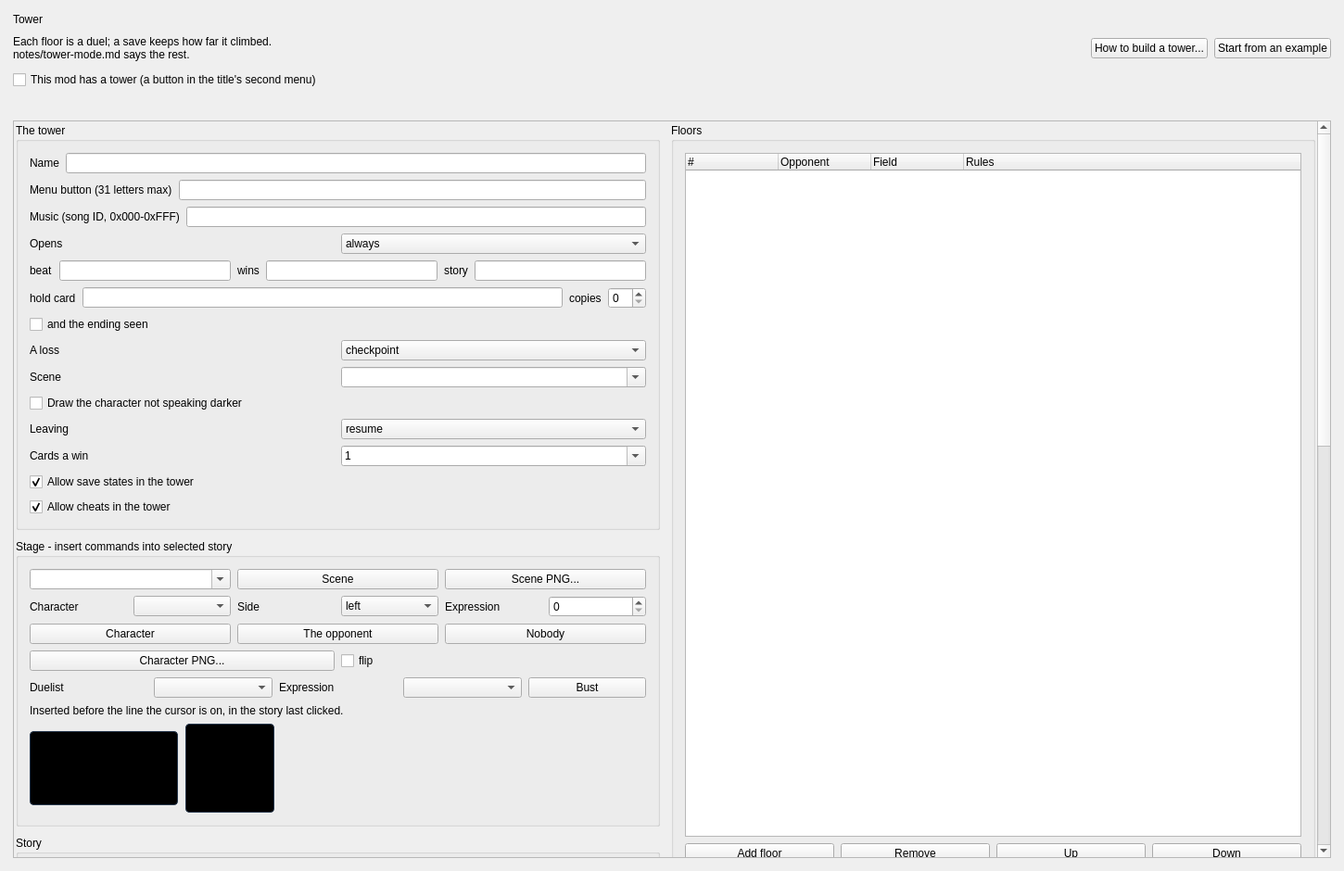
<?xml version="1.0" encoding="UTF-8"?>
<ui version="4.0">
  <class>WorkspacePage</class>
  <widget class="QWidget" name="WorkspacePage">
    <property name="windowTitle">
      <string>Tower</string>
    </property>
    <property name="geometry">
      <rect>
        <x>0</x>
        <y>0</y>
        <width>1450</width>
        <height>940</height>
      </rect>
    </property>
    <layout class="QVBoxLayout" name="mainLayout">
      <property name="leftMargin">
        <number>14</number>
      </property>
      <property name="topMargin">
        <number>14</number>
      </property>
      <property name="rightMargin">
        <number>14</number>
      </property>
      <property name="bottomMargin">
        <number>14</number>
      </property>
      <property name="spacing">
        <number>10</number>
      </property>
      <item>
        <widget class="QLabel" name="pageTitleLabel">
          <property name="text">
            <string>Tower</string>
          </property>
          <property name="objectName">
            <string>heading</string>
          </property>
        </widget>
      </item>
      <item>
        <widget class="QWidget" name="header">
          <layout class="QHBoxLayout" name="headerLayout">
            <property name="leftMargin"><number>0</number></property>
            <property name="topMargin"><number>0</number></property>
            <property name="rightMargin"><number>0</number></property>
            <property name="bottomMargin"><number>0</number></property>
            <property name="spacing"><number>7</number></property>
            <item>
              <widget class="QLabel" name="towerHintLabel">
                <property name="text">
                  <string>Each floor is a duel; a save keeps how far it climbed. notes/tower-mode.md says the rest.</string>
                </property>
                <property name="wordWrap"><bool>true</bool></property>
              </widget>
            </item>
            <item>
              <spacer name="headerSpacer">
                <property name="orientation"><enum>Qt::Horizontal</enum></property>
                <property name="sizeHint" stdset="0"><size><width>30</width><height>15</height></size></property>
              </spacer>
            </item>
            <item>
              <widget class="QPushButton" name="guideButton">
                <property name="text"><string>How to build a tower...</string></property>
              </widget>
            </item>
            <item>
              <widget class="QPushButton" name="exampleButton">
                <property name="text"><string>Start from an example</string></property>
                <property name="toolTip"><string>Fills in a small working tower of three floors (with stories, a reward and an unlock) to change as you like. It replaces the tower this mod has, after asking.</string></property>
              </widget>
            </item>
          </layout>
        </widget>
      </item>
      <item>
        <widget class="QCheckBox" name="towerEnabledCheck">
          <property name="text">
            <string>This mod has a tower (a button in the title's second menu)</string>
          </property>
        </widget>
      </item>
      <item>
        <widget class="QLabel" name="towerStatusLabel">
          <property name="text"><string/></property>
          <property name="wordWrap"><bool>true</bool></property>
        </widget>
      </item>
      <item>
        <widget class="QScrollArea" name="towerScrollArea">
          <property name="widgetResizable"><bool>true</bool></property>
          <property name="horizontalScrollBarPolicy"><enum>Qt::ScrollBarAlwaysOff</enum></property>
          <widget class="QWidget" name="towerScrollContent">
            <layout class="QHBoxLayout" name="towerColumnsLayout">
              <property name="leftMargin"><number>2</number></property>
              <property name="topMargin"><number>2</number></property>
              <property name="rightMargin"><number>2</number></property>
              <property name="bottomMargin"><number>2</number></property>
              <property name="spacing"><number>12</number></property>
              <item>
                <widget class="QWidget" name="towerLeftColumn">
                  <property name="minimumWidth"><number>520</number></property>
                  <layout class="QVBoxLayout" name="towerLeftLayout">
                    <property name="leftMargin"><number>0</number></property>
                    <property name="topMargin"><number>0</number></property>
                    <property name="rightMargin"><number>0</number></property>
                    <property name="bottomMargin"><number>0</number></property>
                    <property name="spacing"><number>10</number></property>
                    <item>
                      <widget class="QGroupBox" name="towerSettingsGroup">
                        <property name="title"><string>The tower</string></property>
                        <layout class="QVBoxLayout" name="towerSettingsGroupLayout">
                          <property name="leftMargin"><number>12</number></property>
                          <property name="topMargin"><number>12</number></property>
                          <property name="rightMargin"><number>12</number></property>
                          <property name="bottomMargin"><number>12</number></property>
                          <property name="spacing"><number>7</number></property>
                          <item>
                            <widget class="QWidget" name="towerNameRow">
                              <layout class="QHBoxLayout" name="towerNameRowLayout">
                                <property name="leftMargin"><number>0</number></property>
                                <property name="topMargin"><number>0</number></property>
                                <property name="rightMargin"><number>0</number></property>
                                <property name="bottomMargin"><number>0</number></property>
                                <property name="spacing"><number>7</number></property>
                                <item><widget class="QLabel" name="towerNameLabel"><property name="text"><string>Name</string></property></widget></item>
                                <item><widget class="QLineEdit" name="towerNameEdit"/></item>
                              </layout>
                            </widget>
                          </item>
                          <item>
                            <widget class="QWidget" name="towerMenuButtonRow">
                              <layout class="QHBoxLayout" name="towerMenuButtonRowLayout">
                                <property name="leftMargin"><number>0</number></property>
                                <property name="topMargin"><number>0</number></property>
                                <property name="rightMargin"><number>0</number></property>
                                <property name="bottomMargin"><number>0</number></property>
                                <property name="spacing"><number>7</number></property>
                                <item><widget class="QLabel" name="towerMenuButtonLabel"><property name="text"><string>Menu button (31 letters max)</string></property></widget></item>
                                <item><widget class="QLineEdit" name="towerMenuButtonEdit"/></item>
                              </layout>
                            </widget>
                          </item>
                          <item>
                            <widget class="QWidget" name="towerMusicRow">
                              <layout class="QHBoxLayout" name="towerMusicRowLayout">
                                <property name="leftMargin"><number>0</number></property>
                                <property name="topMargin"><number>0</number></property>
                                <property name="rightMargin"><number>0</number></property>
                                <property name="bottomMargin"><number>0</number></property>
                                <property name="spacing"><number>7</number></property>
                                <item><widget class="QLabel" name="towerMusicLabel"><property name="text"><string>Music (song ID, 0x000-0xFFF)</string></property></widget></item>
                                <item><widget class="QLineEdit" name="towerMusicEdit"><property name="toolTip"><string>The song the tower's screen plays. Empty: the Free Duel screen's.</string></property></widget></item>
                              </layout>
                            </widget>
                          </item>
                          <item>
                            <widget class="QWidget" name="towerUnlockRow">
                              <layout class="QHBoxLayout" name="towerUnlockRowLayout">
                                <property name="leftMargin"><number>0</number></property>
                                <property name="topMargin"><number>0</number></property>
                                <property name="rightMargin"><number>0</number></property>
                                <property name="bottomMargin"><number>0</number></property>
                                <property name="spacing"><number>7</number></property>
                                <item><widget class="QLabel" name="towerUnlockLabel"><property name="text"><string>Opens</string></property></widget></item>
                                <item>
                                  <widget class="QComboBox" name="towerUnlockCombo">
                                   <property name="toolTip"><string>after_ending: the ending seen. conditions: any of the kinds below, all of those given.</string></property>
                                   <item><property name="text"><string>always</string></property></item>
                                   <item><property name="text"><string>after_ending</string></property></item>
                                   <item><property name="text"><string>conditions</string></property></item>
                                  </widget>
                                </item>
                              </layout>
                            </widget>
                          </item>
                          <item>
                            <widget class="QWidget" name="unlockConditions">
                              <layout class="QHBoxLayout" name="unlockConditionsLayout">
                                <property name="leftMargin"><number>0</number></property>
                                <property name="topMargin"><number>0</number></property>
                                <property name="rightMargin"><number>0</number></property>
                                <property name="bottomMargin"><number>0</number></property>
                                <property name="spacing"><number>7</number></property>
                                <item><widget class="QLabel" name="beatLabel"><property name="text"><string>beat</string></property></widget></item>
                                <item><widget class="QLineEdit" name="unlockBeatEdit"/></item>
                                <item><widget class="QLabel" name="winsLabel"><property name="text"><string>wins</string></property></widget></item>
                                <item><widget class="QLineEdit" name="unlockWinsEdit"/></item>
                                <item><widget class="QLabel" name="storyLabel"><property name="text"><string>story</string></property></widget></item>
                                <item><widget class="QLineEdit" name="unlockStoryEdit"/></item>
                              </layout>
                            </widget>
                          </item>
                          <item>
                            <widget class="QWidget" name="unlockConditions2">
                              <layout class="QHBoxLayout" name="unlockConditions2Layout">
                                <property name="leftMargin"><number>0</number></property>
                                <property name="topMargin"><number>0</number></property>
                                <property name="rightMargin"><number>0</number></property>
                                <property name="bottomMargin"><number>0</number></property>
                                <property name="spacing"><number>7</number></property>
                                <item><widget class="QLabel" name="holdCardLabel"><property name="text"><string>hold card</string></property></widget></item>
                                <item><widget class="QLineEdit" name="unlockCardEdit"/></item>
                                <item><widget class="QLabel" name="copiesLabel"><property name="text"><string>copies</string></property></widget></item>
                                <item>
                                  <widget class="QSpinBox" name="unlockCopiesSpin">
                                    <property name="minimum"><number>0</number></property>
                                    <property name="maximum"><number>99</number></property>
                                  </widget>
                                </item>
                              </layout>
                            </widget>
                          </item>
                          <item>
                            <widget class="QCheckBox" name="endingSeenCheck">
                              <property name="text"><string>and the ending seen</string></property>
                            </widget>
                          </item>
                          <item>
                            <widget class="QWidget" name="onLoseRow">
                              <layout class="QHBoxLayout" name="onLoseRowLayout">
                                <property name="leftMargin"><number>0</number></property>
                                <property name="topMargin"><number>0</number></property>
                                <property name="rightMargin"><number>0</number></property>
                                <property name="bottomMargin"><number>0</number></property>
                                <property name="spacing"><number>7</number></property>
                                <item><widget class="QLabel" name="onLoseLabel"><property name="text"><string>A loss</string></property></widget></item>
                                <item>
                                  <widget class="QComboBox" name="onLoseCombo">
                                    <property name="toolTip"><string>last checkpoint, or floor 1</string></property>
                                    <item><property name="text"><string>checkpoint</string></property></item>
                                    <item><property name="text"><string>restart</string></property></item>
                                  </widget>
                                </item>
                              </layout>
                            </widget>
                          </item>
                          <item>
                            <widget class="QWidget" name="defaultSceneRow">
                              <layout class="QHBoxLayout" name="defaultSceneRowLayout">
                                <property name="leftMargin"><number>0</number></property>
                                <property name="topMargin"><number>0</number></property>
                                <property name="rightMargin"><number>0</number></property>
                                <property name="bottomMargin"><number>0</number></property>
                                <property name="spacing"><number>7</number></property>
                                <item><widget class="QLabel" name="defaultSceneLabel"><property name="text"><string>Scene</string></property></widget></item>
                                <item>
                                  <widget class="QComboBox" name="defaultSceneCombo">
                                    <property name="editable"><bool>true</bool></property>
                                    <property name="toolTip"><string>The background of a story that names no scene of its own. Empty: the torch corridor.</string></property>
                                  </widget>
                                </item>
                              </layout>
                            </widget>
                          </item>
                          <item>
                            <widget class="QCheckBox" name="dimCharacterCheck">
                              <property name="text"><string>Draw the character not speaking darker</string></property>
                              <property name="toolTip"><string>The campaign only keeps the one not speaking still; ticked, the tower also draws it darker.</string></property>
                            </widget>
                          </item>
                          <item>
                            <widget class="QWidget" name="onLeaveRow">
                              <layout class="QHBoxLayout" name="onLeaveRowLayout">
                                <property name="leftMargin"><number>0</number></property>
                                <property name="topMargin"><number>0</number></property>
                                <property name="rightMargin"><number>0</number></property>
                                <property name="bottomMargin"><number>0</number></property>
                                <property name="spacing"><number>7</number></property>
                                <item><widget class="QLabel" name="onLeaveLabel"><property name="text"><string>Leaving</string></property></widget></item>
                                <item>
                                  <widget class="QComboBox" name="onLeaveCombo">
                                    <property name="toolTip"><string>What LEAVE (or any other way out) does to the climb. resume: back where the player was. checkpoint: the floor after the last checkpoint won. restart: floor 1. checkpoint/restart: no save keeps a floor past it.</string></property>
                                    <item><property name="text"><string>resume</string></property></item>
                                    <item><property name="text"><string>checkpoint</string></property></item>
                                    <item><property name="text"><string>restart</string></property></item>
                                  </widget>
                                </item>
                              </layout>
                            </widget>
                          </item>
                          <item>
                            <widget class="QWidget" name="cardDropsRow">
                              <layout class="QHBoxLayout" name="cardDropsRowLayout">
                                <property name="leftMargin"><number>0</number></property>
                                <property name="topMargin"><number>0</number></property>
                                <property name="rightMargin"><number>0</number></property>
                                <property name="bottomMargin"><number>0</number></property>
                                <property name="spacing"><number>7</number></property>
                                <item><widget class="QLabel" name="cardDropsLabel"><property name="text"><string>Cards a win</string></property></widget></item>
                                <item>
                                  <widget class="QComboBox" name="cardDropsCombo">
                                    <property name="editable"><bool>true</bool></property>
                                    <property name="toolTip"><string>Up to 99; "player" follows Game &gt; Card drops. A floor's own reward is given as well.</string></property>
                                    <item><property name="text"><string>1</string></property></item>
                                    <item><property name="text"><string>2</string></property></item>
                                    <item><property name="text"><string>3</string></property></item>
                                    <item><property name="text"><string>5</string></property></item>
                                    <item><property name="text"><string>10</string></property></item>
                                    <item><property name="text"><string>player</string></property></item>
                                  </widget>
                                </item>
                              </layout>
                            </widget>
                          </item>
                          <item>
                            <widget class="QCheckBox" name="allowSaveStatesCheck">
                              <property name="text"><string>Allow save states in the tower</string></property>
                              <property name="checked"><bool>true</bool></property>
                            </widget>
                          </item>
                          <item>
                            <widget class="QCheckBox" name="allowCheatsCheck">
                              <property name="text"><string>Allow cheats in the tower</string></property>
                              <property name="checked"><bool>true</bool></property>
                            </widget>
                          </item>
                        </layout>
                      </widget>
                    </item>
                    <item>
                      <widget class="QGroupBox" name="stageGroup">
                        <property name="title"><string>Stage - insert commands into selected story</string></property>
                        <layout class="QVBoxLayout" name="stageGroupLayout">
                          <property name="leftMargin"><number>12</number></property>
                          <property name="topMargin"><number>12</number></property>
                          <property name="rightMargin"><number>12</number></property>
                          <property name="bottomMargin"><number>12</number></property>
                          <property name="spacing"><number>7</number></property>
                          <item>
                            <widget class="QWidget" name="stageSceneRow">
                              <layout class="QHBoxLayout" name="stageSceneRowLayout">
                                <property name="leftMargin"><number>0</number></property>
                                <property name="topMargin"><number>0</number></property>
                                <property name="rightMargin"><number>0</number></property>
                                <property name="bottomMargin"><number>0</number></property>
                                <property name="spacing"><number>7</number></property>
                                <item><widget class="QComboBox" name="stageSceneCombo"><property name="editable"><bool>true</bool></property></widget></item>
                                <item><widget class="QPushButton" name="insertSceneButton"><property name="text"><string>Scene</string></property></widget></item>
                                <item><widget class="QPushButton" name="scenePngButton"><property name="text"><string>Scene PNG...</string></property></widget></item>
                              </layout>
                            </widget>
                          </item>
                          <item>
                            <widget class="QWidget" name="stageCharacterRow">
                              <layout class="QHBoxLayout" name="stageCharacterRowLayout">
                                <property name="leftMargin"><number>0</number></property>
                                <property name="topMargin"><number>0</number></property>
                                <property name="rightMargin"><number>0</number></property>
                                <property name="bottomMargin"><number>0</number></property>
                                <property name="spacing"><number>7</number></property>
                                <item><widget class="QLabel" name="characterLabel"><property name="text"><string>Character</string></property></widget></item>
                                <item><widget class="QComboBox" name="stageCharacterCombo"/></item>
                                <item><widget class="QLabel" name="sideLabel"><property name="text"><string>Side</string></property></widget></item>
                                <item>
                                  <widget class="QComboBox" name="stageSideCombo">
                                    <item><property name="text"><string>left</string></property></item>
                                    <item><property name="text"><string>right</string></property></item>
                                  </widget>
                                </item>
                                <item><widget class="QLabel" name="expressionLabel"><property name="text"><string>Expression</string></property></widget></item>
                                <item>
                                  <widget class="QSpinBox" name="stageExpressionSpin">
                                    <property name="minimum"><number>0</number></property>
                                    <property name="maximum"><number>3</number></property>
                                  </widget>
                                </item>
                              </layout>
                            </widget>
                          </item>
                          <item>
                            <widget class="QWidget" name="characterActionsRow">
                              <layout class="QHBoxLayout" name="characterActionsRowLayout">
                                <property name="leftMargin"><number>0</number></property>
                                <property name="topMargin"><number>0</number></property>
                                <property name="rightMargin"><number>0</number></property>
                                <property name="bottomMargin"><number>0</number></property>
                                <property name="spacing"><number>7</number></property>
                                <item><widget class="QPushButton" name="insertCharacterButton"><property name="text"><string>Character</string></property></widget></item>
                                <item><widget class="QPushButton" name="insertOpponentButton"><property name="text"><string>The opponent</string></property></widget></item>
                                <item><widget class="QPushButton" name="insertNobodyButton"><property name="text"><string>Nobody</string></property></widget></item>
                              </layout>
                            </widget>
                          </item>
                          <item>
                            <widget class="QWidget" name="characterImageRow">
                              <layout class="QHBoxLayout" name="characterImageRowLayout">
                                <property name="leftMargin"><number>0</number></property>
                                <property name="topMargin"><number>0</number></property>
                                <property name="rightMargin"><number>0</number></property>
                                <property name="bottomMargin"><number>0</number></property>
                                <property name="spacing"><number>7</number></property>
                                <item><widget class="QPushButton" name="characterPngButton"><property name="text"><string>Character PNG...</string></property></widget></item>
                                <item><widget class="QCheckBox" name="stageFlipCheck"><property name="text"><string>flip</string></property></widget></item>
                              </layout>
                            </widget>
                          </item>
                          <item>
                            <widget class="QWidget" name="bustRow">
                              <layout class="QHBoxLayout" name="bustRowLayout">
                                <property name="leftMargin"><number>0</number></property>
                                <property name="topMargin"><number>0</number></property>
                                <property name="rightMargin"><number>0</number></property>
                                <property name="bottomMargin"><number>0</number></property>
                                <property name="spacing"><number>7</number></property>
                                <item><widget class="QLabel" name="stageDuelistLabel"><property name="text"><string>Duelist</string></property></widget></item>
                                <item><widget class="QComboBox" name="stageDuelistCombo"/></item>
                                <item><widget class="QLabel" name="stageBustExpressionLabel"><property name="text"><string>Expression</string></property></widget></item>
                                <item><widget class="QComboBox" name="stageBustExpressionCombo"/></item>
                                <item><widget class="QPushButton" name="insertBustButton"><property name="text"><string>Bust</string></property></widget></item>
                              </layout>
                            </widget>
                          </item>
                          <item>
                            <widget class="QLabel" name="stagePreviewHint">
                              <property name="text"><string>Inserted before the line the cursor is on, in the story last clicked.</string></property>
                              <property name="wordWrap"><bool>true</bool></property>
                            </widget>
                          </item>
                          <item>
                            <layout class="QHBoxLayout" name="stagePreviewRowLayout">
                              <property name="spacing"><number>8</number></property>
                              <item>
                                <widget class="QLabel" name="stageScenePreview">
                                  <property name="minimumSize"><size><width>160</width><height>80</height></size></property>
                                  <property name="maximumSize"><size><width>160</width><height>80</height></size></property>
                                  <property name="alignment"><set>Qt::AlignCenter</set></property>
                                  <property name="text"><string>(the scenes and characters show with the game's files)</string></property>
                                  <property name="wordWrap"><bool>true</bool></property>
                                  <property name="styleSheet"><string>background:#000000;border:1px solid #26374c;border-radius:4px</string></property>
                                </widget>
                              </item>
                              <item>
                                <widget class="QLabel" name="stageCharacterPreview">
                                  <property name="minimumSize"><size><width>96</width><height>96</height></size></property>
                                  <property name="maximumSize"><size><width>96</width><height>96</height></size></property>
                                  <property name="alignment"><set>Qt::AlignCenter</set></property>
                                  <property name="styleSheet"><string>background:#000000;border:1px solid #26374c;border-radius:4px</string></property>
                                </widget>
                              </item>
                              <item>
                                <spacer name="stagePreviewSpacer">
                                  <property name="orientation"><enum>Qt::Horizontal</enum></property>
                                  <property name="sizeHint" stdset="0"><size><width>20</width><height>20</height></size></property>
                                </spacer>
                              </item>
                            </layout>
                          </item>
                        </layout>
                      </widget>
                    </item>
                    <item>
                      <widget class="QGroupBox" name="storyGroup">
                        <property name="title"><string>Story</string></property>
                        <layout class="QVBoxLayout" name="storyGroupLayout">
                          <property name="leftMargin"><number>12</number></property>
                          <property name="topMargin"><number>12</number></property>
                          <property name="rightMargin"><number>12</number></property>
                          <property name="bottomMargin"><number>12</number></property>
                          <property name="spacing"><number>7</number></property>
                          <item>
                            <widget class="QLabel" name="storySyntaxHint">
                              <property name="text"><string>A line a page. Before one, its stage in brackets: [scene: torch corridor] [left: 1] [right: opponent] [pan: 64 0 30 wait]. @left:/@right: that side, @Name: a duelist, @none: nobody's; #N: campaign portrait 0-24, #speaker: the speaker's own face. \n breaks a line inside the box; a backslash keeps the next letter as it is.</string></property>
                              <property name="wordWrap"><bool>true</bool></property>
                            </widget>
                          </item>
                          <item><widget class="QLabel" name="introLabel"><property name="text"><string>Before the first climb</string></property></widget></item>
                          <item>
                            <widget class="QPlainTextEdit" name="introStoryEdit">
                              <property name="minimumHeight"><number>92</number></property>
                              <property name="lineWrapMode"><enum>QPlainTextEdit::NoWrap</enum></property>
                            </widget>
                          </item>
                          <item><widget class="QLabel" name="endingLabel"><property name="text"><string>At the top</string></property></widget></item>
                          <item>
                            <widget class="QPlainTextEdit" name="endingStoryEdit">
                              <property name="minimumHeight"><number>92</number></property>
                              <property name="lineWrapMode"><enum>QPlainTextEdit::NoWrap</enum></property>
                            </widget>
                          </item>
                          <item><widget class="QLabel" name="loseLabel"><property name="text"><string>After a loss</string></property></widget></item>
                          <item>
                            <widget class="QPlainTextEdit" name="loseStoryEdit">
                              <property name="minimumHeight"><number>92</number></property>
                              <property name="lineWrapMode"><enum>QPlainTextEdit::NoWrap</enum></property>
                            </widget>
                          </item>
                        </layout>
                      </widget>
                    </item>
                    <item>
                      <widget class="QGroupBox" name="towerOnlyGroup">
                        <property name="title"><string>The tower's own duelists</string></property>
                        <layout class="QVBoxLayout" name="towerOnlyGroupLayout">
                          <property name="leftMargin"><number>12</number></property>
                          <property name="topMargin"><number>12</number></property>
                          <property name="rightMargin"><number>12</number></property>
                          <property name="bottomMargin"><number>12</number></property>
                          <property name="spacing"><number>7</number></property>
                          <item>
                            <widget class="QLabel" name="towerOnlyHint">
                              <property name="text"><string>Checked: not in Free Duel until a won floor fights it or names it in its reward ("tower_only"). The mod's added duelists, from the Duelists page.</string></property>
                              <property name="wordWrap"><bool>true</bool></property>
                            </widget>
                          </item>
                          <item><widget class="QListWidget" name="towerOnlyDuelistsList"/></item>
                        </layout>
                      </widget>
                    </item>
                  </layout>
                </widget>
              </item>
              <item>
                <widget class="QWidget" name="towerRightColumn">
                  <property name="minimumWidth"><number>575</number></property>
                  <layout class="QVBoxLayout" name="towerRightLayout">
                    <property name="leftMargin"><number>0</number></property>
                    <property name="topMargin"><number>0</number></property>
                    <property name="rightMargin"><number>0</number></property>
                    <property name="bottomMargin"><number>0</number></property>
                    <property name="spacing"><number>10</number></property>
                    <item>
                      <widget class="QGroupBox" name="floorsGroup">
                        <property name="title"><string>Floors</string></property>
                        <layout class="QVBoxLayout" name="floorsGroupLayout">
                          <property name="leftMargin"><number>12</number></property>
                          <property name="topMargin"><number>12</number></property>
                          <property name="rightMargin"><number>12</number></property>
                          <property name="bottomMargin"><number>12</number></property>
                          <property name="spacing"><number>7</number></property>
                          <item>
                            <widget class="QTreeWidget" name="floorsTree">
                              <property name="minimumHeight"><number>180</number></property>
                              <property name="rootIsDecorated"><bool>false</bool></property>
                              <column><property name="text"><string>#</string></property></column>
                              <column><property name="text"><string>Opponent</string></property></column>
                              <column><property name="text"><string>Field</string></property></column>
                              <column><property name="text"><string>Rules</string></property></column>
                            </widget>
                          </item>
                          <item>
                            <layout class="QHBoxLayout" name="floorActionsRowLayout">
                              <property name="spacing"><number>7</number></property>
                              <item><widget class="QPushButton" name="addFloorButton"><property name="text"><string>Add floor</string></property></widget></item>
                              <item><widget class="QPushButton" name="removeFloorButton"><property name="text"><string>Remove</string></property></widget></item>
                              <item><widget class="QPushButton" name="moveFloorUpButton"><property name="text"><string>Up</string></property></widget></item>
                              <item><widget class="QPushButton" name="moveFloorDownButton"><property name="text"><string>Down</string></property></widget></item>
                            </layout>
                          </item>
                        </layout>
                      </widget>
                    </item>
                    <item>
                      <widget class="QGroupBox" name="floorSettingsGroup">
                        <property name="title"><string>The floor</string></property>
                        <layout class="QVBoxLayout" name="floorSettingsGroupLayout">
                          <property name="leftMargin"><number>12</number></property>
                          <property name="topMargin"><number>12</number></property>
                          <property name="rightMargin"><number>12</number></property>
                          <property name="bottomMargin"><number>12</number></property>
                          <property name="spacing"><number>7</number></property>
                          <item>
                            <layout class="QHBoxLayout" name="floorOpponentRowLayout">
                              <property name="spacing"><number>7</number></property>
                              <item><widget class="QLabel" name="floorOpponentLabel"><property name="text"><string>Opponent</string></property></widget></item>
                              <item><widget class="QComboBox" name="floorOpponentCombo"><property name="editable"><bool>true</bool></property></widget></item>
                            </layout>
                          </item>
                          <item>
                            <layout class="QHBoxLayout" name="floorFieldRowLayout">
                              <property name="spacing"><number>7</number></property>
                              <item><widget class="QLabel" name="floorFieldLabel"><property name="text"><string>Field</string></property></widget></item>
                              <item>
                                <widget class="QComboBox" name="floorFieldCombo">
                                  <item><property name="text"><string>none</string></property></item>
                                  <item><property name="text"><string>Forest</string></property></item>
                                  <item><property name="text"><string>Wasteland</string></property></item>
                                  <item><property name="text"><string>Mountain</string></property></item>
                                  <item><property name="text"><string>Meadow</string></property></item>
                                  <item><property name="text"><string>Sea</string></property></item>
                                  <item><property name="text"><string>Dark</string></property></item>
                                </widget>
                              </item>
                            </layout>
                          </item>
                          <item>
                            <layout class="QHBoxLayout" name="floorLpRowLayout">
                              <property name="spacing"><number>7</number></property>
                              <item><widget class="QLabel" name="playerLpLabel"><property name="text"><string>Your LP</string></property></widget></item>
                              <item><widget class="QLineEdit" name="playerLpEdit"><property name="placeholderText"><string>usual</string></property></widget></item>
                              <item><widget class="QLabel" name="opponentLpLabel"><property name="text"><string>Its LP</string></property></widget></item>
                              <item><widget class="QLineEdit" name="opponentLpEdit"><property name="placeholderText"><string>usual</string></property></widget></item>
                            </layout>
                          </item>
                          <item>
                            <layout class="QHBoxLayout" name="floorFlagsRowLayout">
                              <property name="spacing"><number>7</number></property>
                              <item><widget class="QCheckBox" name="noFusionsCheck"><property name="text"><string>No fusions</string></property></widget></item>
                              <item><widget class="QCheckBox" name="noEquipsCheck"><property name="text"><string>No equips</string></property></widget></item>
                              <item><widget class="QCheckBox" name="checkpointCheck"><property name="text"><string>Checkpoint (a loss after it comes back here)</string></property></widget></item>
                            </layout>
                          </item>
                          <item>
                            <widget class="QCheckBox" name="unlockOpponentCheck">
                              <property name="text"><string>Unlock this opponent in Free Duel when beaten</string></property>
                              <property name="toolTip"><string>Beaten for the first time, the floor's opponent appears on the Free Duel grid. A duelist the mod adds as the tower's own (tower_only) is hidden there until then; unticked, it stays hidden.</string></property>
                            </widget>
                          </item>
                          <item><widget class="QLabel" name="unlockOpponentHint"><property name="text"><string/></property><property name="wordWrap"><bool>true</bool></property></widget></item>
                          <item>
                            <layout class="QHBoxLayout" name="rewardCardsRowLayout">
                              <property name="spacing"><number>7</number></property>
                              <item><widget class="QLabel" name="rewardCardsLabel"><property name="text"><string>Reward cards (names/IDs, a comma between)</string></property></widget></item>
                              <item><widget class="QLineEdit" name="rewardCardsEdit"/></item>
                            </layout>
                          </item>
                          <item>
                            <layout class="QHBoxLayout" name="rewardStarchipsRowLayout">
                              <property name="spacing"><number>7</number></property>
                              <item><widget class="QLabel" name="rewardStarchipsLabel"><property name="text"><string>Starchips (first win only)</string></property></widget></item>
                              <item><widget class="QLineEdit" name="rewardStarchipsEdit"/></item>
                            </layout>
                          </item>
                          <item>
                            <layout class="QHBoxLayout" name="unlockRewardRowLayout">
                              <property name="spacing"><number>7</number></property>
                              <item><widget class="QLabel" name="rewardUnlocksLabel"><property name="text"><string>Also unlocks</string></property></widget></item>
                              <item><widget class="QLineEdit" name="rewardUnlocksEdit"><property name="readOnly"><bool>true</bool></property></widget></item>
                            </layout>
                          </item>
                          <item>
                            <layout class="QHBoxLayout" name="unlockRewardPickerRowLayout">
                              <property name="spacing"><number>7</number></property>
                              <item><widget class="QComboBox" name="rewardUnlockDuelistCombo"/></item>
                              <item><widget class="QPushButton" name="addRewardUnlockButton"><property name="text"><string>Add</string></property></widget></item>
                              <item><widget class="QPushButton" name="removeRewardUnlockButton"><property name="text"><string>Remove last</string></property></widget></item>
                            </layout>
                          </item>
                          <item><widget class="QLabel" name="floorDeckLabel"><property name="text"><string>Its deck (one card per line, e.g. Card x3; 40 total; empty = own deck)</string></property><property name="wordWrap"><bool>true</bool></property></widget></item>
                          <item>
                            <widget class="QPlainTextEdit" name="floorDeckEdit">
                              <property name="minimumHeight"><number>105</number></property>
                              <property name="lineWrapMode"><enum>QPlainTextEdit::NoWrap</enum></property>
                            </widget>
                          </item>
                          <item><widget class="QLabel" name="floorBeforeLabel"><property name="text"><string>Before the duel</string></property></widget></item>
                          <item>
                            <widget class="QPlainTextEdit" name="beforeDuelStoryEdit">
                              <property name="minimumHeight"><number>92</number></property>
                              <property name="lineWrapMode"><enum>QPlainTextEdit::NoWrap</enum></property>
                            </widget>
                          </item>
                          <item><widget class="QLabel" name="floorAfterLabel"><property name="text"><string>After a win</string></property></widget></item>
                          <item>
                            <widget class="QPlainTextEdit" name="afterWinStoryEdit">
                              <property name="minimumHeight"><number>92</number></property>
                              <property name="lineWrapMode"><enum>QPlainTextEdit::NoWrap</enum></property>
                            </widget>
                          </item>
                        </layout>
                      </widget>
                    </item>
                  </layout>
                </widget>
              </item>
            </layout>
          </widget>
        </widget>
      </item>
    </layout>
  </widget>
</ui>
